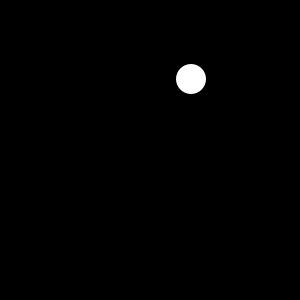
Frame 1 (no input)
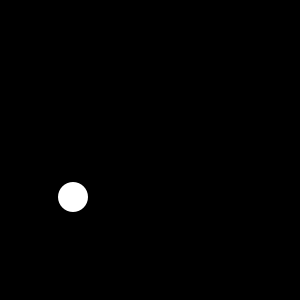
Frame 60 (the mouse pressed at the canvas centre just before this capture)
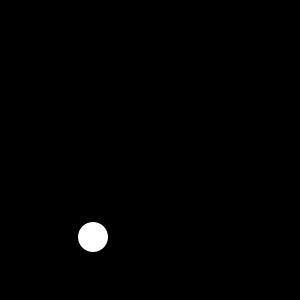
Frame 120 (the mouse held since frame 60 and released just before this capture)

The Processing sketch that drew these frames (run headless with seeded random() and noise(); from frame 60 on, the mouse is pressed at the canvas centre):

// Processing sketch: processing_82485
// ── processing_82485.pde

//Eric T. Computer Programming 1 Mods 4-5
ball Ball;
void setup()
{
  Ball = new ball();
  size(300,300);
}
 
void draw()
{
  background(0);
  Ball.move();
  Ball.bounce();
  Ball.show();
}
 
class ball
{
  int x, y;
  boolean up, right;
  ball()
  {
    x=int(random(300));
    y=int(random(300));
    up=false;
    right=false;
  }
 
 
  void move()
  {
    if (right == true)
    {
      x+=2;
    }
    else
    {
      x-=2;
    }
    if (up == true)
    {
      y-=2;
    }
    else
    {
      y+=2;
    }
  }
 
  void bounce()
  {
    if (x<25)
    {
      right = true;
    }
    if (x>275)
    {
      right = false;
    }
    if (y<25)
    {
      up = false;
    }
    if (y>275)
    {
      up = true;
    }
  }
 
  void show()
  {
    noStroke();
    fill(255);
    ellipse(x, y, 30, 30);
  }
}
